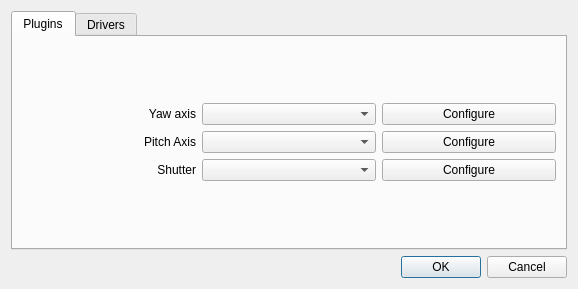
<ui version="4.0" >
 <class>preferencesDialog</class>
 <widget class="QDialog" name="preferencesDialog" >
  <property name="windowModality" >
   <enum>Qt::NonModal</enum>
  </property>
  <property name="geometry" >
   <rect>
    <x>0</x>
    <y>0</y>
    <width>578</width>
    <height>289</height>
   </rect>
  </property>
  <property name="windowTitle" >
   <string>Preferences</string>
  </property>
  <property name="windowIcon" >
   <iconset resource="icons.qrc" >
    <normaloff>:/icons/papywizard.png</normaloff>:/icons/papywizard.png</iconset>
  </property>
  <property name="modal" >
   <bool>true</bool>
  </property>
  <layout class="QVBoxLayout" name="verticalLayout" >
   <property name="spacing" >
    <number>-1</number>
   </property>
   <item>
    <widget class="QTabWidget" name="tabWidget" >
     <property name="currentIndex" >
      <number>0</number>
     </property>
     <widget class="QWidget" name="pluginsTab" >
      <attribute name="title" >
       <string>Plugins</string>
      </attribute>
      <layout class="QVBoxLayout" name="verticalLayout_6" >
       <item>
        <layout class="QGridLayout" name="gridLayout_5" >
         <item row="0" column="0" >
          <widget class="QLabel" name="label_15" >
           <property name="text" >
            <string>Yaw axis</string>
           </property>
           <property name="alignment" >
            <set>Qt::AlignRight|Qt::AlignTrailing|Qt::AlignVCenter</set>
           </property>
           <property name="margin" >
            <number>5</number>
           </property>
          </widget>
         </item>
         <item row="0" column="1" >
          <widget class="QComboBox" name="yawAxisComboBox" >
           <property name="currentIndex" >
            <number>-1</number>
           </property>
          </widget>
         </item>
         <item row="1" column="0" >
          <widget class="QLabel" name="label_16" >
           <property name="text" >
            <string>Pitch Axis</string>
           </property>
           <property name="alignment" >
            <set>Qt::AlignRight|Qt::AlignTrailing|Qt::AlignVCenter</set>
           </property>
           <property name="margin" >
            <number>5</number>
           </property>
          </widget>
         </item>
         <item row="1" column="2" >
          <widget class="QPushButton" name="pitchAxisConfigurePushButton" >
           <property name="text" >
            <string>Configure</string>
           </property>
          </widget>
         </item>
         <item row="2" column="0" >
          <widget class="QLabel" name="label_17" >
           <property name="enabled" >
            <bool>true</bool>
           </property>
           <property name="text" >
            <string>Shutter</string>
           </property>
           <property name="alignment" >
            <set>Qt::AlignRight|Qt::AlignTrailing|Qt::AlignVCenter</set>
           </property>
           <property name="margin" >
            <number>5</number>
           </property>
          </widget>
         </item>
         <item row="0" column="2" >
          <widget class="QPushButton" name="yawAxisConfigurePushButton" >
           <property name="text" >
            <string>Configure</string>
           </property>
          </widget>
         </item>
         <item row="2" column="2" >
          <widget class="QPushButton" name="shutterConfigurePushButton" >
           <property name="text" >
            <string>Configure</string>
           </property>
          </widget>
         </item>
         <item row="1" column="1" >
          <widget class="QComboBox" name="pitchAxisComboBox" />
         </item>
         <item row="2" column="1" >
          <widget class="QComboBox" name="shutterComboBox" />
         </item>
        </layout>
       </item>
      </layout>
     </widget>
     <widget class="QWidget" name="driversTab" >
      <attribute name="title" >
       <string>Drivers</string>
      </attribute>
      <layout class="QVBoxLayout" name="verticalLayout_4" >
       <item>
        <layout class="QGridLayout" name="gridLayout_9" >
         <item row="0" column="0" >
          <widget class="QLabel" name="bluetoothDeviceAddressLabel" >
           <property name="text" >
            <string>BT device address</string>
           </property>
           <property name="alignment" >
            <set>Qt::AlignRight|Qt::AlignTrailing|Qt::AlignVCenter</set>
           </property>
           <property name="margin" >
            <number>5</number>
           </property>
          </widget>
         </item>
         <item row="0" column="1" >
          <widget class="QLineEdit" name="bluetoothDeviceAddressLineEdit" >
           <property name="text" >
            <string>00:50:C2:58:55:B9</string>
           </property>
           <property name="maxLength" >
            <number>50</number>
           </property>
          </widget>
         </item>
         <item row="0" column="2" >
          <widget class="QPushButton" name="bluetoothChoosePushButton" >
           <property name="text" >
            <string>Choose...</string>
           </property>
          </widget>
         </item>
         <item row="1" column="0" >
          <widget class="QLabel" name="serialPortLabel" >
           <property name="enabled" >
            <bool>true</bool>
           </property>
           <property name="text" >
            <string>Serial port</string>
           </property>
           <property name="alignment" >
            <set>Qt::AlignRight|Qt::AlignTrailing|Qt::AlignVCenter</set>
           </property>
           <property name="margin" >
            <number>5</number>
           </property>
          </widget>
         </item>
         <item row="1" column="1" >
          <widget class="QLineEdit" name="serialPortLineEdit" >
           <property name="enabled" >
            <bool>true</bool>
           </property>
           <property name="text" >
            <string>0</string>
           </property>
           <property name="maxLength" >
            <number>50</number>
           </property>
          </widget>
         </item>
         <item row="2" column="0" >
          <widget class="QLabel" name="ethernetHostPortLabel" >
           <property name="enabled" >
            <bool>true</bool>
           </property>
           <property name="text" >
            <string>Ethernet host/port</string>
           </property>
           <property name="alignment" >
            <set>Qt::AlignRight|Qt::AlignTrailing|Qt::AlignVCenter</set>
           </property>
           <property name="margin" >
            <number>5</number>
           </property>
          </widget>
         </item>
         <item row="2" column="1" >
          <widget class="QLineEdit" name="ethernetHostLineEdit" >
           <property name="enabled" >
            <bool>true</bool>
           </property>
           <property name="text" >
            <string>locahost</string>
           </property>
           <property name="maxLength" >
            <number>50</number>
           </property>
          </widget>
         </item>
         <item row="2" column="2" >
          <widget class="QSpinBox" name="ethernetPortSpinBox" >
           <property name="enabled" >
            <bool>true</bool>
           </property>
           <property name="minimum" >
            <number>1024</number>
           </property>
           <property name="maximum" >
            <number>65535</number>
           </property>
           <property name="value" >
            <number>7165</number>
           </property>
          </widget>
         </item>
         <item row="3" column="1" >
          <widget class="QCheckBox" name="hardwareAutoConnectCheckBox" >
           <property name="text" >
            <string>Auto-connect</string>
           </property>
          </widget>
         </item>
        </layout>
       </item>
      </layout>
     </widget>
    </widget>
   </item>
   <item>
    <widget class="QDialogButtonBox" name="buttonBox" >
     <property name="orientation" >
      <enum>Qt::Horizontal</enum>
     </property>
     <property name="standardButtons" >
      <set>QDialogButtonBox::Cancel|QDialogButtonBox::Ok</set>
     </property>
    </widget>
   </item>
  </layout>
 </widget>
 <resources>
  <include location="icons.qrc" />
 </resources>
 <connections>
  <connection>
   <sender>buttonBox</sender>
   <signal>accepted()</signal>
   <receiver>preferencesDialog</receiver>
   <slot>accept()</slot>
   <hints>
    <hint type="sourcelabel" >
     <x>248</x>
     <y>254</y>
    </hint>
    <hint type="destinationlabel" >
     <x>157</x>
     <y>274</y>
    </hint>
   </hints>
  </connection>
  <connection>
   <sender>buttonBox</sender>
   <signal>rejected()</signal>
   <receiver>preferencesDialog</receiver>
   <slot>reject()</slot>
   <hints>
    <hint type="sourcelabel" >
     <x>316</x>
     <y>260</y>
    </hint>
    <hint type="destinationlabel" >
     <x>286</x>
     <y>274</y>
    </hint>
   </hints>
  </connection>
 </connections>
</ui>
